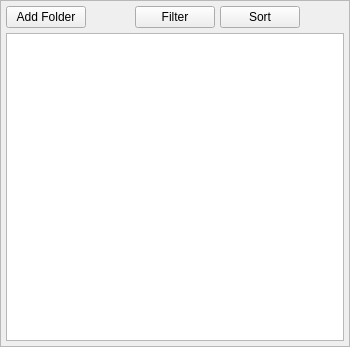
<?xml version="1.0" encoding="UTF-8"?>
<ui version="4.0">
 <class>LibraryWidget</class>
 <widget class="QWidget" name="LibraryWidget">
  <property name="geometry">
   <rect>
    <x>0</x>
    <y>0</y>
    <width>350</width>
    <height>347</height>
   </rect>
  </property>
  <property name="minimumSize">
   <size>
    <width>250</width>
    <height>0</height>
   </size>
  </property>
  <property name="maximumSize">
   <size>
    <width>350</width>
    <height>16777215</height>
   </size>
  </property>
  <property name="windowTitle">
   <string>Form</string>
  </property>
  <property name="styleSheet">
   <string notr="true"/>
  </property>
  <layout class="QVBoxLayout" name="verticalLayout_2">
   <property name="spacing">
    <number>0</number>
   </property>
   <property name="leftMargin">
    <number>0</number>
   </property>
   <property name="topMargin">
    <number>0</number>
   </property>
   <property name="rightMargin">
    <number>0</number>
   </property>
   <property name="bottomMargin">
    <number>0</number>
   </property>
   <item>
    <widget class="QFrame" name="container">
     <property name="frameShape">
      <enum>QFrame::StyledPanel</enum>
     </property>
     <property name="frameShadow">
      <enum>QFrame::Raised</enum>
     </property>
     <layout class="QVBoxLayout" name="verticalLayout">
      <property name="spacing">
       <number>5</number>
      </property>
      <property name="leftMargin">
       <number>5</number>
      </property>
      <property name="topMargin">
       <number>5</number>
      </property>
      <property name="rightMargin">
       <number>5</number>
      </property>
      <property name="bottomMargin">
       <number>5</number>
      </property>
      <item>
       <layout class="QHBoxLayout" name="horizontalLayout_3">
        <property name="spacing">
         <number>5</number>
        </property>
        <property name="leftMargin">
         <number>0</number>
        </property>
        <property name="topMargin">
         <number>0</number>
        </property>
        <item>
         <widget class="QPushButton" name="pushButton_5">
          <property name="contextMenuPolicy">
           <enum>Qt::CustomContextMenu</enum>
          </property>
          <property name="text">
           <string>Add Folder</string>
          </property>
         </widget>
        </item>
        <item>
         <spacer name="horizontalSpacer">
          <property name="orientation">
           <enum>Qt::Horizontal</enum>
          </property>
          <property name="sizeHint" stdset="0">
           <size>
            <width>40</width>
            <height>20</height>
           </size>
          </property>
         </spacer>
        </item>
        <item>
         <widget class="QPushButton" name="pushButton_4">
          <property name="text">
           <string>Filter</string>
          </property>
         </widget>
        </item>
        <item>
         <widget class="QPushButton" name="pushButton_3">
          <property name="contextMenuPolicy">
           <enum>Qt::CustomContextMenu</enum>
          </property>
          <property name="text">
           <string>Sort</string>
          </property>
         </widget>
        </item>
        <item>
         <spacer name="horizontalSpacer_2">
          <property name="orientation">
           <enum>Qt::Horizontal</enum>
          </property>
          <property name="sizeHint" stdset="0">
           <size>
            <width>40</width>
            <height>20</height>
           </size>
          </property>
         </spacer>
        </item>
       </layout>
      </item>
      <item>
       <widget class="QTreeWidget" name="libraryTree">
        <attribute name="headerVisible">
         <bool>false</bool>
        </attribute>
        <column>
         <property name="text">
          <string notr="true">1</string>
         </property>
        </column>
       </widget>
      </item>
     </layout>
    </widget>
   </item>
  </layout>
 </widget>
 <resources/>
 <connections/>
</ui>
